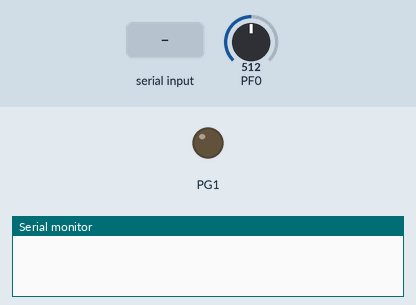
Recording of a program running on a simulated ATmega128, built with avr-gcc and emulated at 12 MHz. Shown: output pins drawn as LEDs (lit = HIGH), the last lines printed to the serial monitor. Dashed ring = blinking. The inputs (shaded band) are chosen by the test bench; at power-on: PF0 = 512.

Above: at 1.2 s.
1.3 s: "FAT32   \n" received over Serial
At 2.0 s:
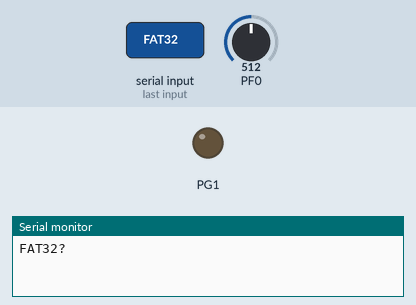
2.8 s: "adc\n" received over Serial
At 3.4 s:
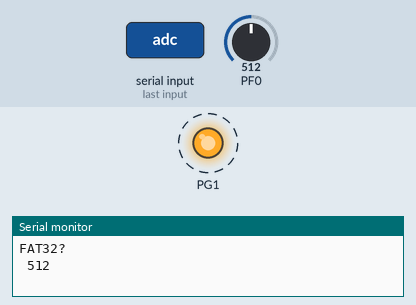
Timing chart, 0 to 15.0 s (numbered marks = the images above; inputs shaded):
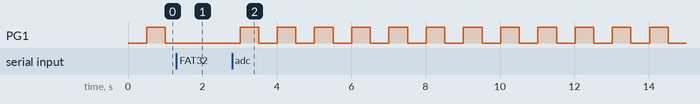

The program:

main.c
```c
#include <avr/io.h>
#include <avr/interrupt.h>
#include <util/delay.h>
#include <inttypes.h>
#include <stdio.h>
#include <stdlib.h>
#include <string.h>
#include <avr/eeprom.h>
#include <avr/pgmspace.h>

#include "ta_mmc.h"
#include "ta_led.h"
#include "ta_uart.h"
#include "ta_adc.h"

extern uint16_t adc0;

int main (void){

    ta_led_LEDInit();
    ta_uart_Init();
    ta_adc_Init();
//	ta_mmc_WriteTest();

    sei(); // Enable all interrupt callback

	while(1){
        ta_led_LEDTest();
        adc0 = ta_adc_Read(PIN_ADC);
	}
}
```

diskio.h
```c
/*-----------------------------------------------------------------------
/  Low level disk interface modlue include file   (C)ChaN, 2014
/-----------------------------------------------------------------------*/

#ifndef _DISKIO_DEFINED
#define _DISKIO_DEFINED

#ifdef __cplusplus
extern "C" {
#endif

#include "integer.h"


/* Status of Disk Functions */
typedef BYTE	DSTATUS;

/* Results of Disk Functions */
typedef enum {
	RES_OK = 0,		/* 0: Successful */
	RES_ERROR,		/* 1: R/W Error */
	RES_WRPRT,		/* 2: Write Protected */
	RES_NOTRDY,		/* 3: Not Ready */
	RES_PARERR		/* 4: Invalid Parameter */
} DRESULT;


/*---------------------------------------*/
/* Prototypes for disk control functions */


DSTATUS disk_initialize (BYTE pdrv);
DSTATUS disk_status (BYTE pdrv);
DRESULT disk_read (BYTE pdrv, BYTE* buff, DWORD sector, UINT count);
DRESULT disk_write (BYTE pdrv, const BYTE* buff, DWORD sector, UINT count);
DRESULT disk_ioctl (BYTE pdrv, BYTE cmd, void* buff);


/* Disk Status Bits (DSTATUS) */
#define STA_NOINIT		0x01	/* Drive not initialized */
#define STA_NODISK		0x02	/* No medium in the drive */
#define STA_PROTECT		0x04	/* Write protected */


/* Command code for disk_ioctrl fucntion */

/* Generic command (Used by FatFs) */
#define CTRL_SYNC			0	/* Complete pending write process (needed at _FS_READONLY == 0) */
#define GET_SECTOR_COUNT	1	/* Get media size (needed at _USE_MKFS == 1) */
#define GET_SECTOR_SIZE		2	/* Get sector size (needed at _MAX_SS != _MIN_SS) */
#define GET_BLOCK_SIZE		3	/* Get erase block size (needed at _USE_MKFS == 1) */
#define CTRL_TRIM			4	/* Inform device that the data on the block of sectors is no longer used (needed at _USE_TRIM == 1) */

/* Generic command (Not used by FatFs) */
#define CTRL_FORMAT			5	/* Create physical format on the media */
#define CTRL_POWER_IDLE		6	/* Put the device idle state */
#define CTRL_POWER_OFF		7	/* Put the device off state */
#define CTRL_LOCK			8	/* Lock media removal */
#define CTRL_UNLOCK			9	/* Unlock media removal */
#define CTRL_EJECT			10	/* Eject media */
#define CTRL_GET_SMART		11	/* Read SMART information */

/* MMC/SDC specific command (Not used by FatFs) */
#define MMC_GET_TYPE		50	/* Get card type */
#define MMC_GET_CSD			51	/* Read CSD */
#define MMC_GET_CID			52	/* Read CID */
#define MMC_GET_OCR			53	/* Read OCR */
#define MMC_GET_SDSTAT		54	/* Read SD status */
#define ISDIO_READ			55	/* Read data form SD iSDIO register */
#define ISDIO_WRITE			56	/* Write data to SD iSDIO register */
#define ISDIO_MRITE			57	/* Masked write data to SD iSDIO register */

/* ATA/CF specific command (Not used by FatFs) */
#define ATA_GET_REV			60	/* Get F/W revision */
#define ATA_GET_MODEL		61	/* Get model name */
#define ATA_GET_SN			62	/* Get serial number */


/* MMC card type flags (MMC_GET_TYPE) */
#define CT_MMC		0x01		/* MMC ver 3 */
#define CT_SD1		0x02		/* SD ver 1 */
#define CT_SD2		0x04		/* SD ver 2 */
#define CT_SDC		(CT_SD1|CT_SD2)	/* SD */
#define CT_BLOCK	0x08		/* Block addressing */


#ifdef __cplusplus
}
#endif

#endif
```

ff.h
```c
// (licence header left out)
#ifndef FF_DEFINED
#define FF_DEFINED	63463	/* Revision ID */

#ifdef __cplusplus
extern "C" {
#endif

#include "integer.h"	/* Basic integer types */
#include "ffconf.h"		/* FatFs configuration options */

#if FF_DEFINED != FFCONF_DEF
#error Wrong configuration file (ffconf.h).
#endif


/* Definitions of volume management */

#if FF_MULTI_PARTITION		/* Multiple partition configuration */
typedef struct {
	BYTE pd;	/* Physical drive number */
	BYTE pt;	/* Partition: 0:Auto detect, 1-4:Forced partition) */
} PARTITION;
extern PARTITION VolToPart[];	/* Volume - Partition resolution table */
#endif

#if FF_STR_VOLUME_ID
#ifndef FF_VOLUME_STRS
extern const char* VolumeStr[FF_VOLUMES];	/* User defied volume ID */
#endif
#endif


/* Type of path name strings on FatFs API */

#ifndef _INC_TCHAR
#define _INC_TCHAR

#if FF_USE_LFN && FF_LFN_UNICODE == 1 	/* Unicode in UTF-16 encoding */
typedef WCHAR TCHAR;
#define _T(x) L ## x
#define _TEXT(x) L ## x
#elif FF_USE_LFN && FF_LFN_UNICODE == 2	/* Unicode in UTF-8 encoding */
typedef char TCHAR;
#define _T(x) u8 ## x
#define _TEXT(x) u8 ## x
#elif FF_USE_LFN && FF_LFN_UNICODE == 3	/* Unicode in UTF-32 encoding */
typedef DWORD TCHAR;
#define _T(x) U ## x
#define _TEXT(x) U ## x
#elif FF_USE_LFN && (FF_LFN_UNICODE < 0 || FF_LFN_UNICODE > 3)
#error Wrong FF_LFN_UNICODE setting
#else									/* ANSI/OEM code in SBCS/DBCS */
typedef char TCHAR;
#define _T(x) x
#define _TEXT(x) x
#endif

#endif


/* Type of file size variables */

#if FF_FS_EXFAT
typedef QWORD FSIZE_t;
#else
typedef DWORD FSIZE_t;
#endif


/* Filesystem object structure (FATFS) */

typedef struct {
	BYTE	fs_type;		/* Filesystem type (0:N/A) */
	BYTE	pdrv;			/* Physical drive number */
	BYTE	n_fats;			/* Number of FATs (1 or 2) */
	BYTE	wflag;			/* win[] flag (b0:dirty) */
	BYTE	fsi_flag;		/* FSINFO flags (b7:disabled, b0:dirty) */
	WORD	id;				/* Volume mount ID */
	WORD	n_rootdir;		/* Number of root directory entries (FAT12/16) */
	WORD	csize;			/* Cluster size [sectors] */
#if FF_MAX_SS != FF_MIN_SS
	WORD	ssize;			/* Sector size (512, 1024, 2048 or 4096) */
#endif
#if FF_USE_LFN
	WCHAR*	lfnbuf;			/* LFN working buffer */
#endif
#if FF_FS_EXFAT
	BYTE*	dirbuf;			/* Directory entry block scratchpad buffer for exFAT */
#endif
#if FF_FS_REENTRANT
	FF_SYNC_t	sobj;		/* Identifier of sync object */
#endif
#if !FF_FS_READONLY
	DWORD	last_clst;		/* Last allocated cluster */
	DWORD	free_clst;		/* Number of free clusters */
#endif
#if FF_FS_RPATH
	DWORD	cdir;			/* Current directory start cluster (0:root) */
#if FF_FS_EXFAT
	DWORD	cdc_scl;		/* Containing directory start cluster (invalid when cdir is 0) */
	DWORD	cdc_size;		/* b31-b8:Size of containing directory, b7-b0: Chain status */
	DWORD	cdc_ofs;		/* Offset in the containing directory (invalid when cdir is 0) */
#endif
#endif
	DWORD	n_fatent;		/* Number of FAT entries (number of clusters + 2) */
	DWORD	fsize;			/* Size of an FAT [sectors] */
	DWORD	volbase;		/* Volume base sector */
	DWORD	fatbase;		/* FAT base sector */
	DWORD	dirbase;		/* Root directory base sector/cluster */
	DWORD	database;		/* Data base sector */
	DWORD	winsect;		/* Current sector appearing in the win[] */
	BYTE	win[FF_MAX_SS];	/* Disk access window for Directory, FAT (and file data at tiny cfg) */
} FATFS;


/* Object ID and allocation information (FFOBJID) */

typedef struct {
	FATFS*	fs;				/* Pointer to the hosting volume of this object */
	WORD	id;				/* Hosting volume mount ID */
	BYTE	attr;			/* Object attribute */
	BYTE	stat;			/* Object chain status (b1-0: =0:not contiguous, =2:contiguous, =3:flagmented in this session, b2:sub-directory stretched) */
	DWORD	sclust;			/* Object data start cluster (0:no cluster or root directory) */
	FSIZE_t	objsize;		/* Object size (valid when sclust != 0) */
#if FF_FS_EXFAT
	DWORD	n_cont;			/* Size of first fragment - 1 (valid when stat == 3) */
	DWORD	n_frag;			/* Size of last fragment needs to be written to FAT (valid when not zero) */
	DWORD	c_scl;			/* Containing directory start cluster (valid when sclust != 0) */
	DWORD	c_size;			/* b31-b8:Size of containing directory, b7-b0: Chain status (valid when c_scl != 0) */
	DWORD	c_ofs;			/* Offset in the containing directory (valid when file object and sclust != 0) */
#endif
#if FF_FS_LOCK
	UINT	lockid;			/* File lock ID origin from 1 (index of file semaphore table Files[]) */
#endif
} FFOBJID;


/* File object structure (FIL) */

typedef struct {
	FFOBJID	obj;			/* Object identifier (must be the 1st member to detect invalid object pointer) */
	BYTE	flag;			/* File status flags */
	BYTE	err;			/* Abort flag (error code) */
	FSIZE_t	fptr;			/* File read/write pointer (Zeroed on file open) */
	DWORD	clust;			/* Current cluster of fpter (invalid when fptr is 0) */
	DWORD	sect;			/* Sector number appearing in buf[] (0:invalid) */
#if !FF_FS_READONLY
	DWORD	dir_sect;		/* Sector number containing the directory entry (not used at exFAT) */
	BYTE*	dir_ptr;		/* Pointer to the directory entry in the win[] (not used at exFAT) */
#endif
#if FF_USE_FASTSEEK
	DWORD*	cltbl;			/* Pointer to the cluster link map table (nulled on open, set by application) */
#endif
#if !FF_FS_TINY
	BYTE	buf[FF_MAX_SS];	/* File private data read/write window */
#endif
} FIL;


/* Directory object structure (DIR) */

typedef struct {
	FFOBJID	obj;			/* Object identifier */
	DWORD	dptr;			/* Current read/write offset */
	DWORD	clust;			/* Current cluster */
	DWORD	sect;			/* Current sector (0:Read operation has terminated) */
	BYTE*	dir;			/* Pointer to the directory item in the win[] */
	BYTE	fn[12];			/* SFN (in/out) {body[8],ext[3],status[1]} */
#if FF_USE_LFN
	DWORD	blk_ofs;		/* Offset of current entry block being processed (0xFFFFFFFF:Invalid) */
#endif
#if FF_USE_FIND
	const TCHAR* pat;		/* Pointer to the name matching pattern */
#endif
} DIR;


/* File information structure (FILINFO) */

typedef struct {
	FSIZE_t	fsize;			/* File size */
	WORD	fdate;			/* Modified date */
	WORD	ftime;			/* Modified time */
	BYTE	fattrib;		/* File attribute */
#if FF_USE_LFN
	TCHAR	altname[FF_SFN_BUF + 1];/* Altenative file name */
	TCHAR	fname[FF_LFN_BUF + 1];	/* Primary file name */
#else
	TCHAR	fname[12 + 1];	/* File name */
#endif
} FILINFO;


/* File function return code (FRESULT) */

typedef enum {
	FR_OK = 0,				/* (0) Succeeded */
	FR_DISK_ERR,			/* (1) A hard error occurred in the low level disk I/O layer */
	FR_INT_ERR,				/* (2) Assertion failed */
	FR_NOT_READY,			/* (3) The physical drive cannot work */
	FR_NO_FILE,				/* (4) Could not find the file */
	FR_NO_PATH,				/* (5) Could not find the path */
	FR_INVALID_NAME,		/* (6) The path name format is invalid */
	FR_DENIED,				/* (7) Access denied due to prohibited access or directory full */
	FR_EXIST,				/* (8) Access denied due to prohibited access */
	FR_INVALID_OBJECT,		/* (9) The file/directory object is invalid */
	FR_WRITE_PROTECTED,		/* (10) The physical drive is write protected */
	FR_INVALID_DRIVE,		/* (11) The logical drive number is invalid */
	FR_NOT_ENABLED,			/* (12) The volume has no work area */
	FR_NO_FILESYSTEM,		/* (13) There is no valid FAT volume */
	FR_MKFS_ABORTED,		/* (14) The f_mkfs() aborted due to any problem */
	FR_TIMEOUT,				/* (15) Could not get a grant to access the volume within defined period */
	FR_LOCKED,				/* (16) The operation is rejected according to the file sharing policy */
	FR_NOT_ENOUGH_CORE,		/* (17) LFN working buffer could not be allocated */
	FR_TOO_MANY_OPEN_FILES,	/* (18) Number of open files > FF_FS_LOCK */
	FR_INVALID_PARAMETER	/* (19) Given parameter is invalid */
} FRESULT;


/*--------------------------------------------------------------*/
/* FatFs module application interface                           */

FRESULT f_open (FIL* fp, const TCHAR* path, BYTE mode);				/* Open or create a file */
FRESULT f_close (FIL* fp);											/* Close an open file object */
FRESULT f_read (FIL* fp, void* buff, UINT btr, UINT* br);			/* Read data from the file */
FRESULT f_write (FIL* fp, const void* buff, UINT btw, UINT* bw);	/* Write data to the file */
FRESULT f_lseek (FIL* fp, FSIZE_t ofs);								/* Move file pointer of the file object */
FRESULT f_truncate (FIL* fp);										/* Truncate the file */
FRESULT f_sync (FIL* fp);											/* Flush cached data of the writing file */
FRESULT f_opendir (DIR* dp, const TCHAR* path);						/* Open a directory */
FRESULT f_closedir (DIR* dp);										/* Close an open directory */
FRESULT f_readdir (DIR* dp, FILINFO* fno);							/* Read a directory item */
FRESULT f_findfirst (DIR* dp, FILINFO* fno, const TCHAR* path, const TCHAR* pattern);	/* Find first file */
FRESULT f_findnext (DIR* dp, FILINFO* fno);							/* Find next file */
FRESULT f_mkdir (const TCHAR* path);								/* Create a sub directory */
FRESULT f_unlink (const TCHAR* path);								/* Delete an existing file or directory */
FRESULT f_rename (const TCHAR* path_old, const TCHAR* path_new);	/* Rename/Move a file or directory */
FRESULT f_stat (const TCHAR* path, FILINFO* fno);					/* Get file status */
FRESULT f_chmod (const TCHAR* path, BYTE attr, BYTE mask);			/* Change attribute of a file/dir */
FRESULT f_utime (const TCHAR* path, const FILINFO* fno);			/* Change timestamp of a file/dir */
FRESULT f_chdir (const TCHAR* path);								/* Change current directory */
FRESULT f_chdrive (const TCHAR* path);								/* Change current drive */
FRESULT f_getcwd (TCHAR* buff, UINT len);							/* Get current directory */
FRESULT f_getfree (const TCHAR* path, DWORD* nclst, FATFS** fatfs);	/* Get number of free clusters on the drive */
FRESULT f_getlabel (const TCHAR* path, TCHAR* label, DWORD* vsn);	/* Get volume label */
FRESULT f_setlabel (const TCHAR* label);							/* Set volume label */
FRESULT f_forward (FIL* fp, UINT(*func)(const BYTE*,UINT), UINT btf, UINT* bf);	/* Forward data to the stream */
FRESULT f_expand (FIL* fp, FSIZE_t szf, BYTE opt);					/* Allocate a contiguous block to the file */
FRESULT f_mount (FATFS* fs, const TCHAR* path, BYTE opt);			/* Mount/Unmount a logical drive */
FRESULT f_mkfs (const TCHAR* path, BYTE opt, DWORD au, void* work, UINT len);	/* Create a FAT volume */
FRESULT f_fdisk (BYTE pdrv, const DWORD* szt, void* work);			/* Divide a physical drive into some partitions */
FRESULT f_setcp (WORD cp);											/* Set current code page */
int f_putc (TCHAR c, FIL* fp);										/* Put a character to the file */
int f_puts (const TCHAR* str, FIL* cp);								/* Put a string to the file */
int f_printf (FIL* fp, const TCHAR* str, ...);						/* Put a formatted string to the file */
TCHAR* f_gets (TCHAR* buff, int len, FIL* fp);						/* Get a string from the file */

#define f_eof(fp) ((int)((fp)->fptr == (fp)->obj.objsize))
#define f_error(fp) ((fp)->err)
#define f_tell(fp) ((fp)->fptr)
#define f_size(fp) ((fp)->obj.objsize)
#define f_rewind(fp) f_lseek((fp), 0)
#define f_rewinddir(dp) f_readdir((dp), 0)
#define f_rmdir(path) f_unlink(path)
#define f_unmount(path) f_mount(0, path, 0)

#ifndef EOF
#define EOF (-1)
#endif


/*--------------------------------------------------------------*/
/* Additional user defined functions                            */

/* RTC function */
#if !FF_FS_READONLY && !FF_FS_NORTC
DWORD get_fattime (void);
#endif

/* LFN support functions */
#if FF_USE_LFN >= 1						/* Code conversion (defined in unicode.c) */
WCHAR ff_oem2uni (WCHAR oem, WORD cp);	/* OEM code to Unicode conversion */
WCHAR ff_uni2oem (DWORD uni, WORD cp);	/* Unicode to OEM code conversion */
DWORD ff_wtoupper (DWORD uni);			/* Unicode upper-case conversion */
#endif
#if FF_USE_LFN == 3						/* Dynamic memory allocation */
void* ff_memalloc (UINT msize);			/* Allocate memory block */
void ff_memfree (void* mblock);			/* Free memory block */
#endif

/* Sync functions */
#if FF_FS_REENTRANT
int ff_cre_syncobj (BYTE vol, FF_SYNC_t* sobj);	/* Create a sync object */
int ff_req_grant (FF_SYNC_t sobj);		/* Lock sync object */
void ff_rel_grant (FF_SYNC_t sobj);		/* Unlock sync object */
int ff_del_syncobj (FF_SYNC_t sobj);	/* Delete a sync object */
#endif


/*--------------------------------------------------------------*/
/* Flags and offset address                                     */


/* File access mode and open method flags (3rd argument of f_open) */
#define	FA_READ				0x01
#define	FA_WRITE			0x02
#define	FA_OPEN_EXISTING	0x00
#define	FA_CREATE_NEW		0x04
#define	FA_CREATE_ALWAYS	0x08
#define	FA_OPEN_ALWAYS		0x10
#define	FA_OPEN_APPEND		0x30

/* Fast seek controls (2nd argument of f_lseek) */
#define CREATE_LINKMAP	((FSIZE_t)0 - 1)

/* Format options (2nd argument of f_mkfs) */
#define FM_FAT		0x01
#define FM_FAT32	0x02
#define FM_EXFAT	0x04
#define FM_ANY		0x07
#define FM_SFD		0x08

/* Filesystem type (FATFS.fs_type) */
#define FS_FAT12	1
#define FS_FAT16	2
#define FS_FAT32	3
#define FS_EXFAT	4

/* File attribute bits for directory entry (FILINFO.fattrib) */
#define	AM_RDO	0x01	/* Read only */
#define	AM_HID	0x02	/* Hidden */
#define	AM_SYS	0x04	/* System */
#define AM_DIR	0x10	/* Directory */
#define AM_ARC	0x20	/* Archive */


#ifdef __cplusplus
}
#endif

#endif /* FF_DEFINED */
```

integer.h
```c
/*-------------------------------------------*/
/* Integer type definitions for FatFs module */
/*-------------------------------------------*/

#ifndef FF_INTEGER
#define FF_INTEGER

#ifdef _WIN32	/* FatFs development platform */

#include <windows.h>
typedef unsigned __int64 QWORD;

#else			/* Embedded platform */

/* These types MUST be 16-bit or 32-bit */
typedef int				INT;
typedef unsigned int	UINT;

/* This type MUST be 8-bit */
typedef unsigned char	BYTE;

/* These types MUST be 16-bit */
typedef short			SHORT;
typedef unsigned short	WORD;
typedef unsigned short	WCHAR;

/* These types MUST be 32-bit */
typedef long			LONG;
typedef unsigned long	DWORD;

/* This type MUST be 64-bit (Remove this for ANSI C (C89) compatibility) */
typedef unsigned long long QWORD;

#endif

#endif
```

sdmm.h
```c
#ifndef SDMMC_H
#define SDMMC_H

#include "../ta_mmc.h"

#endif // SDMMC_H
```

ta_adc.c
```c
#include "ta_adc.h"

uint16_t adc0=0;

void ta_adc_Init(void){
    ADMUX |= 1<<REFS0;
    ADMUX &=~(1<<ADLAR);

    ADCSRA|=(1<<ADEN);
    ADCSRA|=(1<<ADPS2)|(1<<ADPS1)|(1<<ADPS0);
}

uint16_t ta_adc_Read(uint8_t pin){
    pin = pin & 0b00000111;
    ADMUX |= pin;

    ta_adc_Init();
    _delay_us(10);

    ADCSRA|=1<<ADSC;
    while (!(ADCSRA & 1<<ADIF));
    ADCSRA|=1<<ADIF;

    return ADCW;
}
```

ta_adc.h
```c
#ifndef TA_ADC_H
#define TA_ADC_H

#include <avr/io.h>
#include <avr/interrupt.h>
#include <util/delay.h>
#include <inttypes.h>
#include <stdio.h>
#include <stdlib.h>
#include <avr/eeprom.h>
#include <avr/pgmspace.h>

#define PIN_ADC 0

void ta_adc_Init(void);
uint16_t ta_adc_Read(uint8_t pin);

#endif // TA_ADC_H
```

Source omitted: ff.c (226714 bytes), ffconf.h (11483 bytes), sdmm.c (15187 bytes), ta_led.c (454 bytes), ta_led.h (462 bytes), ta_mmc.c (562 bytes), ta_mmc.h (1275 bytes), ta_uart.c (1289 bytes), ta_uart.h (391 bytes)

Measured:
- after the input at 1.3 s, PG1: stays LOW (without the input it goes to HIGH after 0.20 s)
- after the input at 2.8 s, PG1: alternates HIGH for 0.50 s and LOW for 0.50 s, starting after 0.21 s
